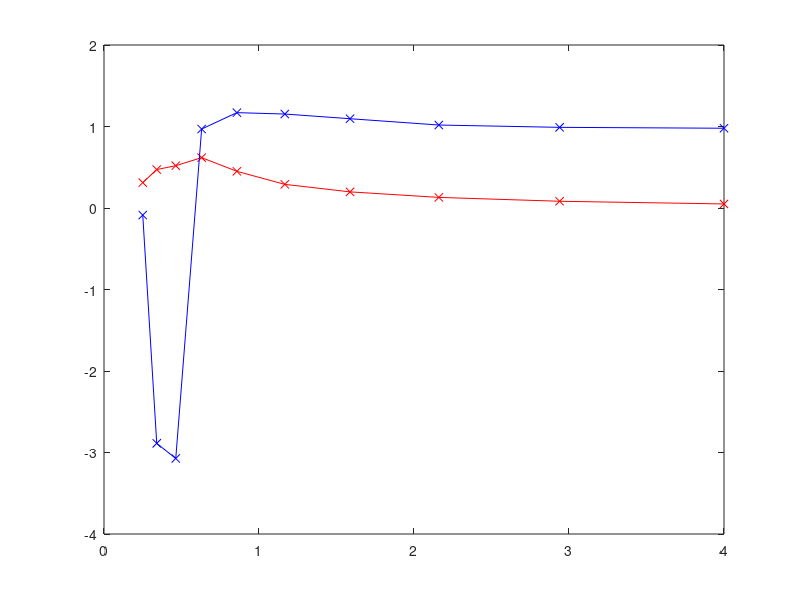

The MATLAB source for this figure:
% orien.m

% wide angle:
x = [0.040375020162808015, 0.047221939521796104, 0.007843137254313626, 0.6183780299511946, 0.4159821366659203, 0.3854524945189508, 0.3882550995157424, 0.06383851214029998];

% 90 degrees:
x = [0.32185544479998857, 0.3134557679799086, 0.4159821381879157, 0.3771643949572713, 0.4381640069115338, 0.43024808897799943, 0.1888877602686862, 0.28573680301718696];
x = [0.43816400866113986, 0.8541460941075139, 0.8153279748512094, 0.8543621241802204, 0.03615507705167684, 0.03350589773210105, 0.01616904150926686, 0.2496287146505078];
x = [0.4226270632399103, 0.5981818858281897, 0.6374858167386522, 0.6277221080636742, 0.24613603863995648, 0.22610277644455326, 0.10034841813261482, 0.29723885293308056];

x = [0.428212879134534, 0.834565465698029, 0.7065047755196769, 0.733296812376554, 0.04198740566776456, 0.02862387030141166, 0.06591736187856041, 0.2781919799785802];



x = [0.20546175525344423,0.1631108575919285,0,0.01240108886337472,0.030628430101643046,0.08951146831777772,0.03551131426719865,0.20964810046381133,0.19984615382318674,0.21536517988549467,0.2058730156608013,0.25098039215968193,0.24755629963697567,0.417918534611113,0.05829830881653871,0.17612165939668778];


x = [0.014139416767216565,0.04384447014681271,0,0.017537788058801674,0.0620054443170395,0.03941127694557057,0.07231015260621848,0.08812629433031052,0.08392523356482985,0.09685560027656101,0.09255234291132611,0.08812629433115468,0.301731514686225,0.6418926263676598,0.34261585035492836,0.14057606532247902];




d = [0.06320515595105441,0.010073863499712076,0.07596290886892915,0.07483794330985383,0.07608481971631353,0.08046246076083109,0.05996251823864625,0.041516264568750176,0.025873091441514985,0.03214455814629064,0.05218650917856981,0.04754899175579163,0.09728838167143959,0.08697033024104742,0.07874177781537317,0.09714042483588216];
a = [0,0.39269908169872414,0.7853981633974483,1.1780972450961724,1.5707963267948966,1.9634954084936207,2.356194490192345,2.748893571891069,3.141592653589793,3.5342917352885173,3.9269908169872414,4.319689898685965,4.71238898038469,5.105088062083414,5.497787143782138,5.890486225480862];




a = [3.0431230864693575,-2.748177478178527,-2.705017347146463,2.9785141223393317,2.973792176217653,2.8887565990213435,2.7631407543430773,2.6682446708889076,2.6024501052793063,2.5615797731910255];
x = [0.780402947769001,0.5979931172145143,0.5814349307372424,1.2889719007152634,1.3727165654110438,1.21331647647084,0.9089479204494153,0.6074028625725585,0.37640326587440875,0.2227947687469436];
s = [0.25,0.3401975000435942,0.4629373561436452,0.6299605249474366,0.8572439828530728,1.1665290395761168,1.5874010519681994,2.1601194777846127,2.939468984551197,4];

a = [-3.0271643366750016,-0.9548604045496351,-0.9490930251656847,-0.830619980062543,-0.844930675153836,-0.7759613435511229,-0.8278810983983796,-0.870628629559458,-0.9073888810800516,-0.9463302347969791];
x = [0.3898307246125433,0.8384441370812711,0.7556888888189711,1.130738456365449,1.0854414347704058,0.9315179065384777,0.7219971770348438,0.4975084305760489,0.31469051221216227,0.1885390103519333];




a = [2.313303209270467,-0.5346383482876833,-0.14858316575849656,-1.0364918092085782,-1.241263378155422,-1.2672606497254466,-1.2628414574818114,-1.268834733127612,-1.292374846682242,-1.3349263044110478];
x = [0.9302011879388861,0.5828048626511851,0.5484467482692806,2.26901929827915,2.464090759847104,2.17876715150696,1.5679908529236375,1.015321891563648,0.6231830188416805,0.372428384040032];


a = [0.37862348617783015,-1.9713194348146814,-1.9518326367886893,-2.2706349547901548,-2.879844645024786,-3.1031188957220173,3.1275695658478404,3.0761629285176926,3.023269551851574,2.9700082162880164];
x = [0.20537136148886853,0.459717995698524,0.435875425684141,0.5753741893899974,0.5587215642586381,0.6008096453783899,0.5502155613461084,0.43891684051745455,0.32089731842058433,0.21286064571139648];



a = [-2.7353513350332888,1.8511672239933006,0.5309745895568582,0.9117860815147658,1.834941616531319,1.9660853156926983,0.046486373017534055,-0.5521040211765029,-0.6077182923730421,-0.5276209816533807];
x = [0.07958206874155004,0.26654964651207735,0.18823127700943643,0.3036882561243146,0.0801190123459397,0.03022561735217847,0.017404964661732632,0.02613456909815597,0.021434296215777502,0.010673693402031066];

a = [-0.26660888024150936,-2.894366235733121,3.127328031580468,3.026508731335311,3.070033877868438,3.006724357957435,3.010738988689277,3.0374224868958364,3.0561716851202902,3.058776316253553];
x = [0.6484859253520638,0.11915988651270729,0.047571306951981425,0.1352255841600058,0.10893805325662108,0.07787740596157379,0.05024125640565993,0.031841748095095025,0.020969686300820148,0.014462765142859439];

a = [-2.7353513350332888,1.8511672239933006,0.5309745895568582,0.9117860815147658,1.834941616531319,1.9660853156926983,0.046486373017534055,-0.5521040211765029,-0.6077182923730421,-0.5276209816533807];
x = [0.07958206874155004,0.26654964651207735,0.18823127700943643,0.3036882561243146,0.0801190123459397,0.03022561735217847,0.017404964661732632,0.02613456909815597,0.021434296215777502,0.010673693402031066];

a = [-0.08670322628488417,-2.8876376120064156,-3.0729318534527725,0.9689148841970723,1.1701149564681714,1.1529725298447646,1.0955115875970933,1.0181516804509099,0.9896874283198367,0.9786813675895998];
x = [0.3113024603783524,0.47184079152069786,0.5191807228991782,0.618119174158443,0.45000153925584585,0.29016649201576056,0.19790786389128914,0.13023660530628456,0.08275369075130419,0.04976030248408893];












hold off;
% plot(x, 'r-x' );
% plot(a,d, 'r-x' );


plot(s,x, 'r-x' );

hold on;

plot(s,a, 'b-x' );

% plot(s,y, 'b-x' );






